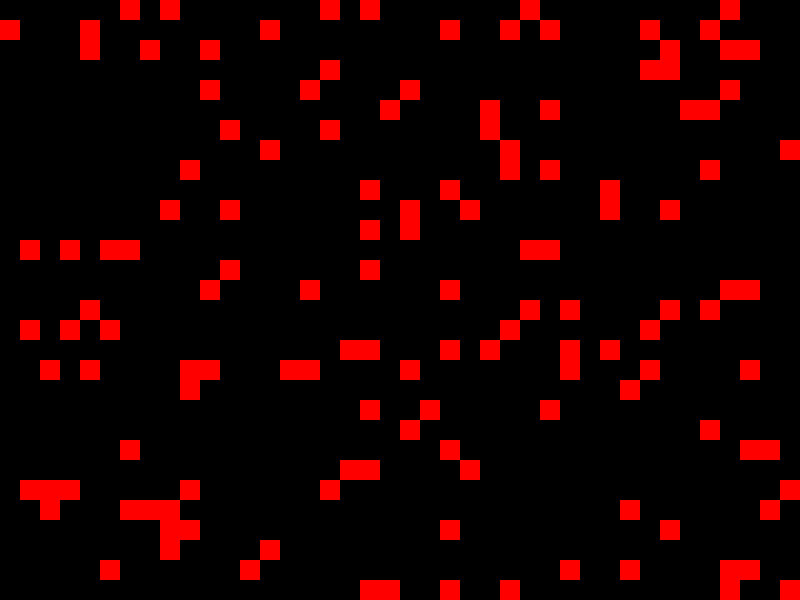
Frame 1 (no input)
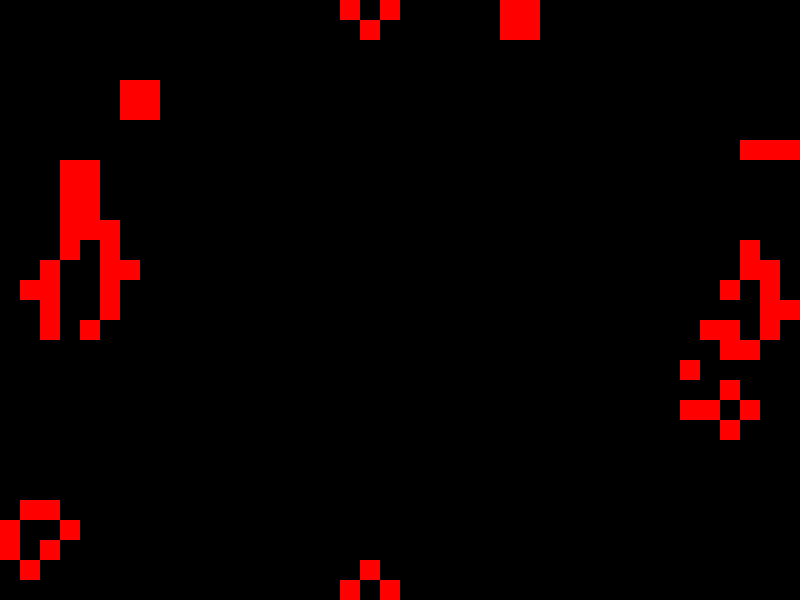
Frame 60 (the mouse pressed at the canvas centre just before this capture)
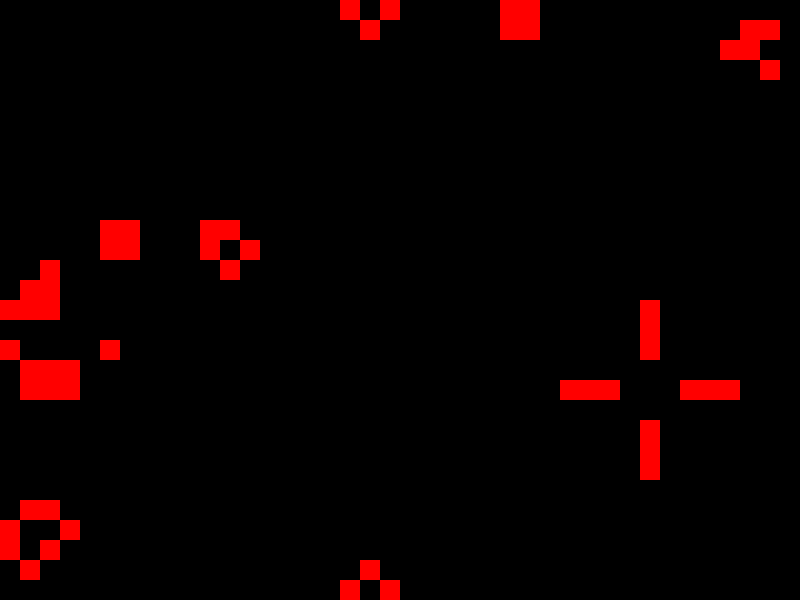
Frame 120 (the mouse held since frame 60 and released just before this capture)

The Processing sketch that drew these frames (run headless with seeded random() and noise(); from frame 60 on, the mouse is pressed at the canvas centre):

// Processing sketch: GameOfLife
// ── GameOfLife.pde
final int SPACING = 20; // each cell's width/height //<>// //<>//
final float DENSITY = 0.1; // how likely each cell is to be alive at the start
int[][] grid; // the 2D array to hold 0's and 1's

void setup() {
  size(800, 600); // adjust accordingly, make sure it's a multiple of SPACING
  noStroke(); // don't draw the edges of each cell
  frameRate(10); // controls speed of regeneration
  grid = new int[height / SPACING][width / SPACING];

//initialize grid by randomly giving a state to each cell
  for (int row = 0; row < grid.length; row++) {
    for (int col = 0; col < grid[0].length; col++) {
      if (Math.random() < DENSITY) {
        grid[row][col] = 1;
      } else {
        grid[row][col] = 0;
      }
    }
  }
}

void draw() {
  showGrid();
  grid = calcNextGrid();
}


//determine if a cell will die or be born
int[][] calcNextGrid() {
  int[][] nextGrid = new int[grid.length][grid[0].length];

  for (int row = 0; row < grid.length; row++) {
    for (int col = 0; col < grid[0].length; col++) {
      int neighbors = countNeighbors(row, col);
      if (grid[row][col] == 1 && (neighbors < 2 || neighbors > 3)) {
        nextGrid[row][col] = 0;
      } else if (grid[row][col] == 0 && neighbors == 3) {
        nextGrid[row][col] = 1;
      } else {
        nextGrid[row][col] = grid[row][col];
      }
    }
  }

  return nextGrid;
}


//figures out how many neighbors an alive cell has and if it should die or be born
int countNeighbors(int y, int x) {
  int n = 0; // don't count yourself!

  for (int i = -1; i <= 1; i++) {
    for (int j = -1; j<=1; j++) {
      int row = (y + i + grid.length) % grid.length;
      int col = (x + j + grid[0].length) % grid[0].length;
      n += grid[row][col];
    }
  }
  n -= grid[y][x];
  return n;
}


//shows the grid
void showGrid() {
  background(255);
  for (int row = 0; row < grid.length; row++) {
    for (int col = 0; col < grid[0].length; col++) {
      if (grid[row][col] == 1) {
        fill(255, 0, 0);
      } else {
        fill(0);
      }
      rect(col * SPACING, row * SPACING, SPACING, SPACING);
    }
  }
}
